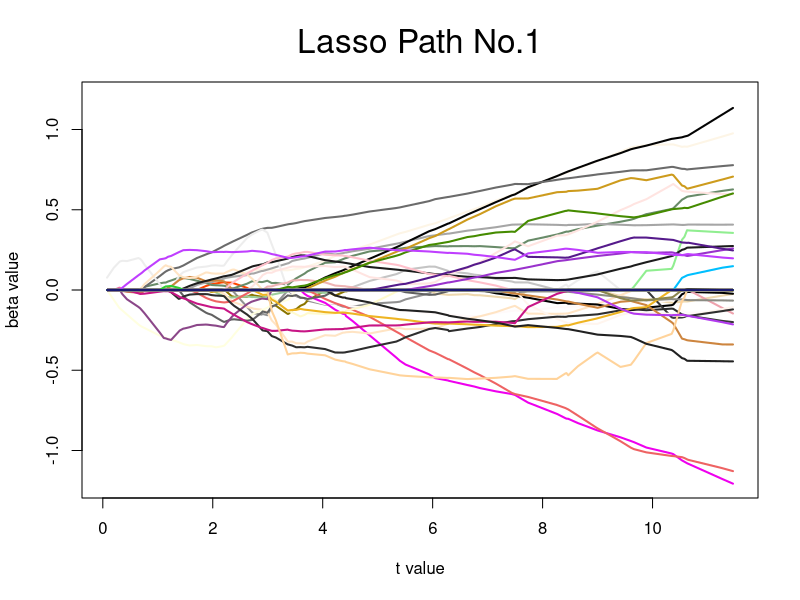

Write R code to recreate this figure.
rm(list=ls())
myData <- read.csv("myData-3.csv")
myData <- myData[,2:dim(myData)[2]]

myX <- as.matrix(myData[,2:dim(myData)[2]])
myY <- myData[,1]
dn <- dim(myX)[1]
dm <- dim(myX)[2]
myX <- scale(myX)
myY <- scale(myY)

logicRemove <- F
stepLength <- 0.001
maxSteps <- 150
XA <- NULL
activeSet <- rep(F, dm)
mu <- rep(0,dn)
error <- myY-mu
B <- matrix(0,dm,maxSteps)
beta <- rep(0,dm)
BETA <- matrix(0,dm,maxSteps)
cHat <- t(myX) %*% error
logicNonSingularity <- T

SST <- t(myY) %*% myY
SSE <- rep(0,maxSteps)
Rsquare <- rep(0,maxSteps)
varSeq <- list()

myThre <- 10^-15
k=1
while(k<=maxSteps && logicNonSingularity) {
  error <- myY-mu
  if(!logicRemove) {
    errCor <- cor(myX, error)
    errCor[activeSet] = 0
    index <- which.max(abs(errCor))
    activeSet[index] <- T
    varSeq[k] <- paste("variable no.",index,"added:",
                       names(as.data.frame(myX))[index])
  } else {
    index <- which(rmVar==names(as.data.frame(myX)))
    activeSet[index] <- F
    varSeq[k] <- paste("variable no.",index,"droped:",
                       names(as.data.frame(myX))[index])
  }
  sign <- sign(cor(myX, error))
  signId <- diag(dm)
  for(i in 1:dm) {
    signId[i,i] <-sign[i]
  }  
  XA <- (myX %*% signId)[,activeSet]
  XA <- as.matrix(XA)
  one <- rep(1,sum(activeSet))
  cHat <- t(myX) %*% (error)
  cCap <-max(abs(cHat))
  a <- t(myX) %*% XA %*% solve(t(XA) %*% XA) %*% one
  
  gamma <- c(((cCap-cHat)/(1-a))[!activeSet], 
             ((cCap+cHat)/(1+a))[!activeSet])
  gamma <- min(gamma[gamma>myThre])
  # lasso
  bTilde <- solve(t(XA) %*% XA) %*% one
  cStar <- -(BETA[activeSet,k-1] / (sign[activeSet]*bTilde))
  cc=Inf
  if(length(cStar[cStar>myThre])==0) {
    cc=Inf
    indexStar <- 0
    rmVar <- NULL
  } else {
    cc <- min(cStar[cStar>myThre])
    indexStar <- which(cStar==cc)
    rmVar <- names(as.data.frame(myX))[activeSet][indexStar]
  }
  logicRemove <- cc < gamma
  if(logicRemove) { gamma <- cc }
  
  u <- gamma * (XA %*% solve(t(XA) %*% XA) %*% one)
  mu <- mu + u
  b <- gamma * (solve(t(XA) %*% XA) %*% one)
  beta[activeSet] <- beta[activeSet] + b*sign[activeSet]
  BETA[,k] <- beta
  error <- myY-mu
  cHat <- t(myX) %*% error
  
  SSE[k] <- t(error) %*% error
  Rsquare[k] <- 1 - (SSE[k]/SST)
  
  k <- k+1
  logicNonSingularity <- max(0,dim(XA)[2])<max(28,dim(XA)[1]-1)
  if(logicRemove) {logicNonSingularity <- T}
}
varSeq <- sapply(varSeq,function(v){return(v)})
k <- k-1
BETA <- BETA[,1:k]
t <- colSums(abs(BETA))

plot(t, rep(0,k), type="l", ylim=c(-1.2, 1.2), 
     xlab="t value", ylab="beta value")
title("Lasso Path No.1", 
      cex.main = 2,   font.main= 1)
for(i in 1:dm) { lines(t, BETA[i,], lwd=2, col=sample(colours(), 1)) }